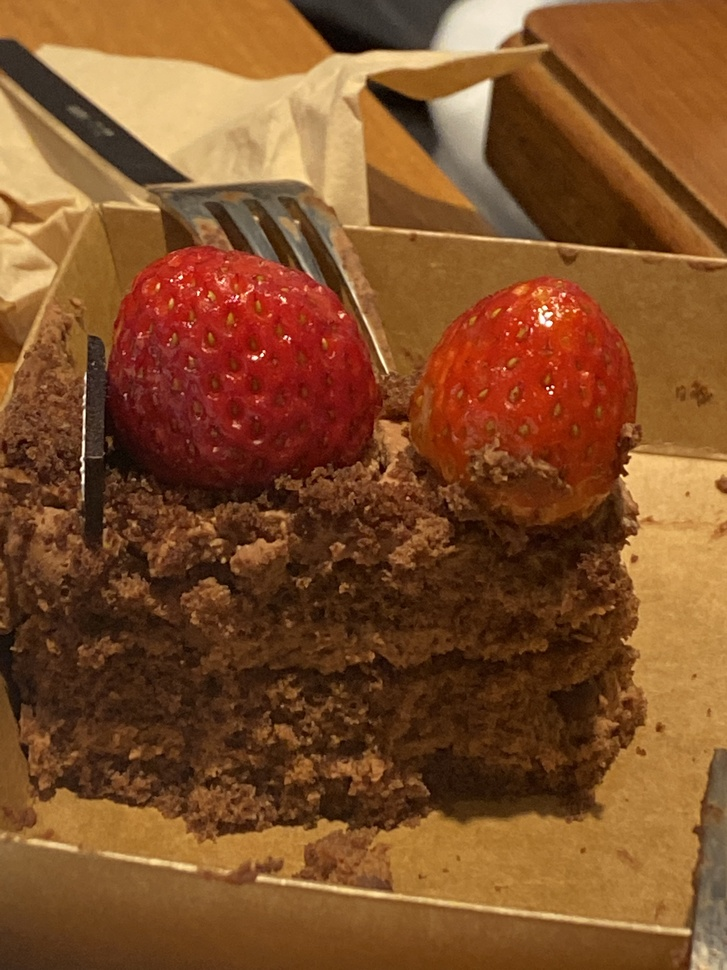
#> input picture code/cake.jpg, 727 x 970 px, shrunk from 3024 x 4032 before the run
$ jupyter execute 'HW2_Image Display.ipynb'   (older library calls are emulated)
#> lines starting #> are read from the running program, lines starting #| are printed output that depends on the picture
HW2_Image Display

Name : 김영서

Student Number : 201910787

[cell 1]
import numpy as np
from skimage import io #scipy.misc package 오류나서 대체함
import matplotlib.pyplot as plt

img = io.imread('cake.jpg')
#> img is the input picture: shape (970, 727, 3); mean R, G, B 127.8, 79, 41
img_tinted = img * [1, 0.8, 0.8]
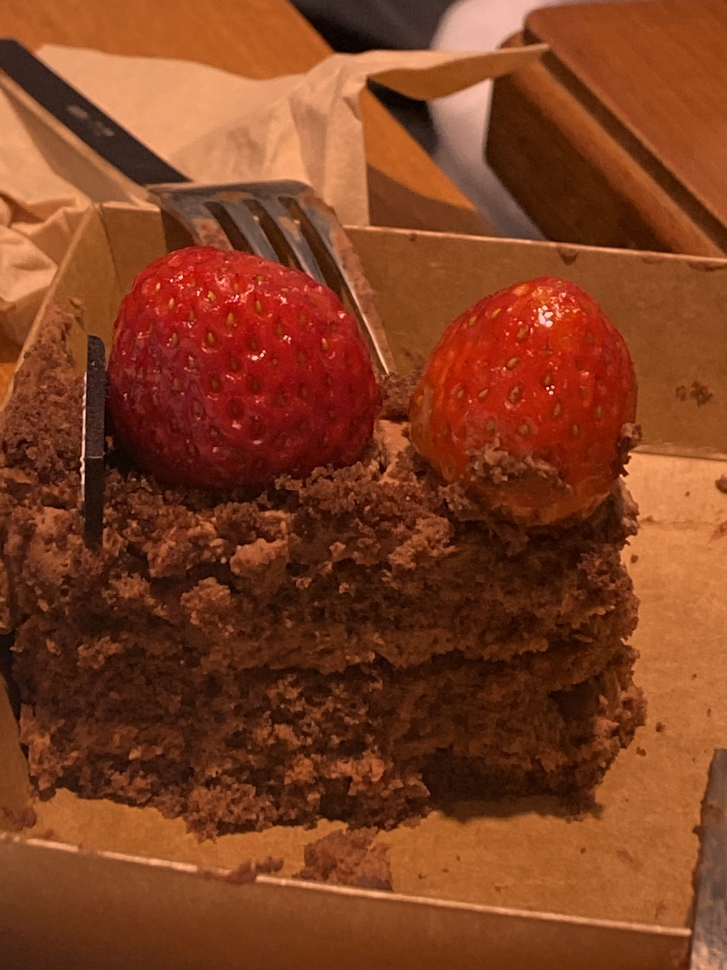
#> img_tinted: shape (970, 727, 3) float64; mean R, G, B 127.8, 63.2, 32.8

# Show the original image
plt.subplot(1, 2, 1)
plt.imshow(img)

# Show the tinted image
plt.subplot(1, 2, 2)

# A slight gotcha with imshow is that it might give strange results if presented with
# data that is not uint8. To work around this, we explicitly cast the image to uint8
# before displaying it.
plt.imshow(np.uint8(img_tinted))
plt.show()
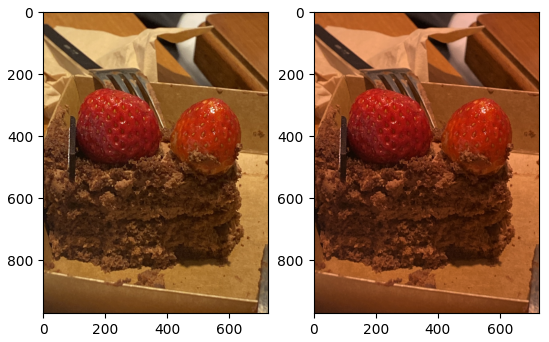
#> figure drawn by matplotlib, 2 panels
